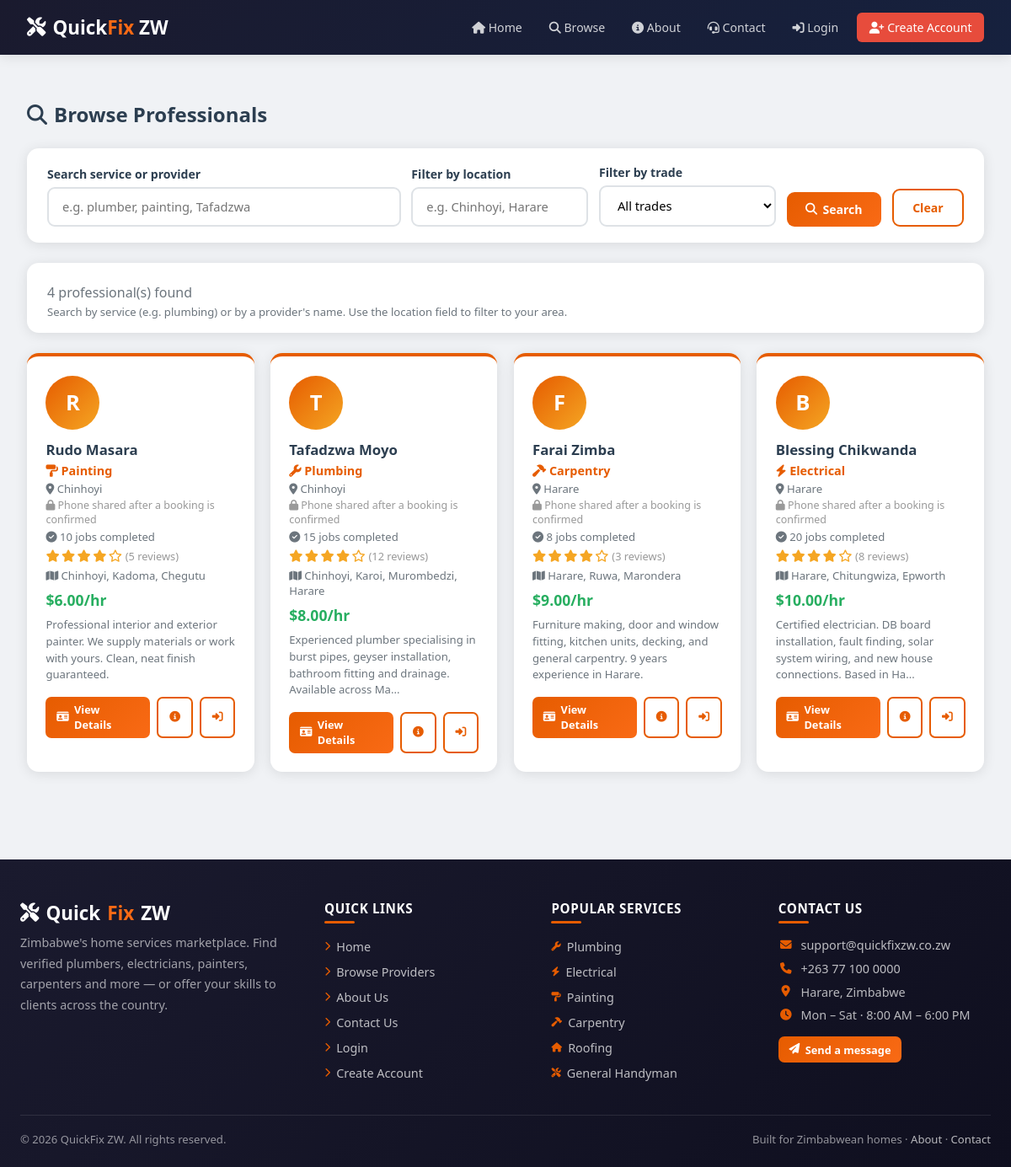
Screenshot of /browse.php with the database file from the repository.
### tables this page shows
CREATE TABLE IF NOT EXISTS professional_profiles (
    profile_id       INT AUTO_INCREMENT PRIMARY KEY,
    user_id          INT UNIQUE NOT NULL,
    trade            ENUM('Plumbing','Electrical','Painting','Carpentry','Tiling','Roofing','Welding','Landscaping','General Handyman') NOT NULL,
    bio              TEXT,
    years_experience INT DEFAULT 0,
    hourly_rate      DECIMAL(10,2) DEFAULT 5.00,
    rating_avg       DECIMAL(3,2) DEFAULT 0.00,
    total_reviews    INT DEFAULT 0,
    jobs_completed   INT DEFAULT 0,
    is_available     TINYINT DEFAULT 1,
    service_area     VARCHAR(200),
    FOREIGN KEY (user_id) REFERENCES users(user_id) ON DELETE CASCADE
);

CREATE TABLE IF NOT EXISTS users (
    user_id       INT AUTO_INCREMENT PRIMARY KEY,
    full_name     VARCHAR(100) NOT NULL,
    email         VARCHAR(100) UNIQUE NOT NULL,
    password_hash VARCHAR(255) NOT NULL,
    phone         VARCHAR(20),
    role          ENUM('client','professional','admin') NOT NULL,
    national_id   VARCHAR(30) DEFAULT NULL,
    verified      TINYINT DEFAULT 0,
    location      VARCHAR(100) DEFAULT NULL,
    created_at    TIMESTAMP DEFAULT CURRENT_TIMESTAMP
);

### browse.php (the view, shortened to what this page needs)
<?php
require_once 'includes/db.php';
require_once 'includes/functions.php';
$canBook = isset($_SESSION['role']) && $_SESSION['role'] === 'client';
$q = trim($_GET['q'] ?? '');
$loc = trim($_GET['loc'] ?? '');
$perPage = 12;
$currentPage = max(1, (int)($_GET['page'] ?? 1));
$where = " WHERE u.verified=1 AND pp.is_available=1";
$params = [];
$countStmt = $pdo->prepare("SELECT COUNT(*) FROM professional_profiles pp JOIN users u ON pp.user_id=u.user_id".$where);
$countStmt->execute($params);
$totalPros = (int)$countStmt->fetchColumn();
$pagination = paginationData($totalPros, $perPage, $currentPage);
$query = "SELECT u.*,pp.* FROM professional_profiles pp JOIN users u ON pp.user_id=u.user_id".$where." ORDER BY pp.rating_avg DESC, pp.jobs_completed DESC LIMIT ".$perPage." OFFSET ".$pagination['offset'];
$stmt = $pdo->prepare($query);
$stmt->execute($params);
$pros = $stmt->fetchAll();
?>
<!DOCTYPE html><html lang="en"><head>
<link rel="stylesheet" href="<?= BASE_URL ?>/css/style.css">
<link rel="stylesheet" href="https://cdnjs.cloudflare.com/ajax/libs/font-awesome/6.5.2/css/all.min.css">
</head><body>
<?php include 'includes/navbar.php'; ?>
<div class="container"><br>
<div class="page-title"><?=icon('magnifying-glass')?> Browse Professionals</div>
<div class="search-bar">
 <form method="GET" style="display:flex;gap:0.8rem;flex-wrap:wrap;width:100%;align-items:flex-end">
 <div class="form-group" style="margin:0;flex:2;min-width:220px">
 <label class="form-label">Search service or provider</label>
 <input type="text" name="q" class="form-control" placeholder="e.g. plumber, painting, Tafadzwa" value="<?=htmlspecialchars($q)?>">
 </div>
 <div class="form-group" style="margin:0;flex:1;min-width:160px">
 <label class="form-label">Filter by location</label>
 <input type="text" name="loc" class="form-control" placeholder="e.g. Chinhoyi, Harare" value="<?=htmlspecialchars($loc)?>">
 </div>
 <div class="form-group" style="margin:0;flex:1;min-width:160px">
 <label class="form-label">Filter by trade</label>
 <select name="trade" class="form-select">
 <option value="">All trades</option>
 </select>
 </div>
 <button type="submit" class="btn btn-primary" style="margin-bottom:0"><?=icon('magnifying-glass')?> Search</button>
 <a href="<?= BASE_URL ?>/browse.php" class="btn btn-outline" style="margin-bottom:0">Clear</a>
 </form>
</div>
<div class="section-card" style="padding-bottom:1rem">
 <p style="color:var(--gray)">
 <?=$totalPros?> professional(s) found
 </p>
 <p class="metric-note">Search by service (e.g. plumbing) or by a provider's name. Use the location field to filter to your area.</p>
</div>
<div class="card-grid" style="grid-template-columns:repeat(auto-fill,minmax(260px,1fr))">
<?php foreach($pros as $p): ?>
 <div class="pro-card">
 <div class="pro-avatar"><?=strtoupper(substr($p['full_name'],0,1))?></div>
 <div class="pro-name"><?=htmlspecialchars($p['full_name'])?></div>
 <div class="pro-trade"><?=tradeIcon($p['trade'])?> <?=$p['trade']?></div>
 <div class="pro-meta"><?=icon('location-dot')?> <?=htmlspecialchars($p['location'] ?: 'Zimbabwe')?></div>
 <div class="pro-meta" style="color:#999;font-size:0.78rem"><?=icon('lock')?> Phone shared after a booking is confirmed</div>
 <div class="pro-meta"><?=icon('circle-check')?> <?=$p['jobs_completed']?> jobs completed</div>
 <div style="margin:0.3rem 0;font-size:0.9rem"><?=stars($p['rating_avg'])?> <span style="color:#999;font-size:0.8rem">(<?=$p['total_reviews']?> reviews)</span></div>
 <?php if($p['service_area']): ?><div class="pro-meta"><?=icon('map')?> <?=htmlspecialchars($p['service_area'])?></div><?php endif; ?>
 <div class="pro-rate">$<?=number_format($p['hourly_rate'],2)?>/hr</div>
 <div style="margin-top:0.3rem;font-size:0.82rem;color:var(--gray);line-height:1.5"><?=htmlspecialchars(substr((string)$p['bio'],0,120))?><?=strlen((string)$p['bio']) > 120 ? '...' : ''?></div>
 <div style="display:flex;gap:0.5rem;margin-top:1rem">
 <?php if($canBook): ?>
 <button type="button" onclick="openBook(<?=$p['user_id']?>,'<?=htmlspecialchars($p['full_name'], ENT_QUOTES)?>',<?=$p['hourly_rate']?>)" class="btn btn-primary btn-sm" style="flex:1"><?=icon('calendar-plus')?> Book Now</button>
 <?php else: ?>
 <a href="<?= BASE_URL ?>/provider.php?id=<?=$p['user_id']?>" class="btn btn-primary btn-sm" style="flex:1"><?=icon('id-card')?> View Details</a>
 <?php endif; ?>
 <a href="<?= BASE_URL ?>/provider.php?id=<?=$p['user_id']?>" class="btn btn-outline btn-sm"><?=icon('circle-info')?></a>
 <?php if($canBook): ?>
 <a href="<?= BASE_URL ?>/messages.php?with=<?=$p['user_id']?>" class="btn btn-outline btn-sm"><?=icon('comments')?></a>
 <?php else: ?>
 <a href="<?= BASE_URL ?>/login.php" class="btn btn-outline btn-sm"><?=icon('right-to-bracket')?></a>
 <?php endif; ?>
 </div>
 </div>
<?php endforeach; ?>
</div>
</div>
<?php include 'includes/footer.php'; ?>
</body></html>

### includes/functions.php (shortened to what this page needs)
<?php
function icon($name, $label=''){
 $labelAttr = $label !== '' ? ' aria-label="'.htmlspecialchars($label, ENT_QUOTES).'"' : ' aria-hidden="true"';
 return '<i class="fa-solid fa-'.$name.'"'.$labelAttr.'></i>';
}
function stars($r){
 $o = '';
 for($i = 1; $i <= 5; $i++){
 $o .= $i <= $r ? '<i class="fa-solid fa-star" aria-hidden="true"></i>' : '<i class="fa-regular fa-star" aria-hidden="true"></i>';
 }
 return '<span class="star-rating" aria-label="Rating '.number_format((float)$r, 1).' out of 5">'.$o.'</span>';
}
function tradeIcon($t){
 return match($t){
 'Plumbing' => icon('wrench'),
 'Electrical' => icon('bolt'),
 'Painting' => icon('paint-roller'),
 'Carpentry' => icon('hammer'),
 'Tiling' => icon('border-all'),
 'Roofing' => icon('house'),
 'Welding' => icon('fire-flame-curved'),
 'Landscaping' => icon('leaf'),
 default => icon('screwdriver-wrench')
 };
}
function paginationData($totalItems, $perPage, $currentPage){
 $totalPages = max(1, (int)ceil($totalItems / max(1, $perPage)));
 $page = min(max(1, $currentPage), $totalPages);
 return [
 'page' => $page,
 'total_pages' => $totalPages,
 'offset' => ($page - 1) * $perPage
 ];
}
?>

### css/style.css (style rules this page uses)
:root { --primary: #e65c00; --primary-light: #f96a15; --primary-dark: #c44d00; --secondary: #1a1a2e; --secondary-light: #16213e; --accent: #f5a623; --success: #27ae60; --danger: #e74c3c; --warning: #f39c12; --info: #2980b9; --light: #f8f9fa; --white: #ffffff; --gray: #6c757d; --dark: #2c3e50; --border: #dee2e6; --shadow: 0 2px 15px rgba(0,0,0,0.1); --shadow-lg: 0 8px 30px rgba(0,0,0,0.15); }
* { margin:0; padding:0; box-sizing:border-box; }
body { font-family:'Segoe UI',Tahoma,Geneva,Verdana,sans-serif; background:#f0f2f5; color:var(--dark); }
a { text-decoration:none; color:inherit; }
.fa-solid, .fa-regular { line-height:1; }
.star-rating { color:var(--accent); display:inline-flex; gap:0.15rem; }
.container { max-width:1200px; margin:0 auto; padding:2rem; }
.card-grid { display:grid; grid-template-columns:repeat(auto-fit,minmax(240px,1fr)); gap:1.2rem; margin:1.5rem 0; }
.pro-card { background:white; border-radius:14px; padding:1.4rem; box-shadow:var(--shadow); transition:transform 0.2s,box-shadow 0.2s; border-top:4px solid var(--primary); }
.pro-avatar { width:64px; height:64px; border-radius:50%; background:linear-gradient(135deg,var(--primary),var(--accent)); display:flex; align-items:center; justify-content:center; font-size:1.6rem; color:white; font-weight:700; margin-bottom:0.8rem; }
.pro-name { font-size:1.05rem; font-weight:700; color:var(--dark); }
.pro-trade { color:var(--primary); font-weight:600; font-size:0.9rem; margin:0.2rem 0; }
.pro-meta { color:var(--gray); font-size:0.82rem; margin:0.15rem 0; }
.pro-rate { font-size:1.1rem; font-weight:700; color:var(--success); margin:0.5rem 0; }
.form-group { margin-bottom:1.1rem; }
.form-label { display:block; margin-bottom:0.35rem; font-weight:600; font-size:0.88rem; color:var(--dark); }
.form-control { width:100%; padding:0.72rem 1rem; border:2px solid var(--border); border-radius:9px; font-size:0.92rem; transition:border-color 0.2s; font-family:inherit; }
.form-select { width:100%; padding:0.72rem 1rem; border:2px solid var(--border); border-radius:9px; font-size:0.92rem; background:white; font-family:inherit; }
.btn { padding:0.68rem 1.4rem; border:none; border-radius:9px; cursor:pointer; font-size:0.88rem; font-weight:600; transition:all 0.2s; display:inline-flex; align-items:center; gap:0.4rem; font-family:inherit; }
.btn-primary { background:linear-gradient(135deg,var(--primary),var(--primary-light)); color:white; }
.btn-outline { background:transparent; border:2px solid var(--primary); color:var(--primary); }
.btn-sm { padding:0.4rem 0.8rem; font-size:0.8rem; border-radius:7px; }
.page-title { font-size:1.5rem; font-weight:700; color:var(--dark); margin-bottom:1.5rem; display:flex; align-items:center; gap:0.5rem; }
.search-bar { background:white; border-radius:14px; padding:1.2rem 1.5rem; box-shadow:var(--shadow); margin-bottom:1.5rem; display:flex; gap:0.8rem; flex-wrap:wrap; align-items:flex-end; }
.section-card { background:white; border-radius:14px; box-shadow:var(--shadow); padding:1.5rem; margin-bottom:1.5rem; }
.metric-note { color:var(--gray); font-size:0.82rem; margin-top:0.2rem; }
.site-footer-col ul li a .fa-solid { font-size:0.7rem; color:var(--primary); }
.site-footer-contact li .fa-solid { color:var(--primary); width:18px; text-align:center; font-size:0.85rem; }

### rows the page displays
professional_profiles: user.full_name "R", user.full_name "Rudo Masara", trade "Painting", user.location "Chinhoyi", jobs_completed "10", total_reviews "5", service_area "Chinhoyi, Kadoma, Chegutu", hourly_rate "6.00", bio "Professional interior and exterior painter. We supply materials or work with yours. Clean, neat finish guaranteed."
professional_profiles: user.full_name "T", user.full_name "Tafadzwa Moyo", trade "Plumbing", user.location "Chinhoyi", jobs_completed "15", total_reviews "12", service_area "Chinhoyi, Karoi, Murombedzi, Harare", hourly_rate "8.00", bio "Experienced plumber specialising in burst pipes, geyser installation, bathroom fitting and drainage. Available across Ma"
professional_profiles: user.full_name "F", user.full_name "Farai Zimba", trade "Carpentry", user.location "Harare", jobs_completed "8", total_reviews "3", service_area "Harare, Ruwa, Marondera", hourly_rate "9.00", bio "Furniture making, door and window fitting, kitchen units, decking, and general carpentry. 9 years experience in Harare."
professional_profiles: user.full_name "B", user.full_name "Blessing Chikwanda", trade "Electrical", user.location "Harare", jobs_completed "20", total_reviews "8", service_area "Harare, Chitungwiza, Epworth", hourly_rate "10.00", bio "Certified electrician. DB board installation, fault finding, solar system wiring, and new house connections. Based in Ha"

### other values shown
$totalPros "4"
